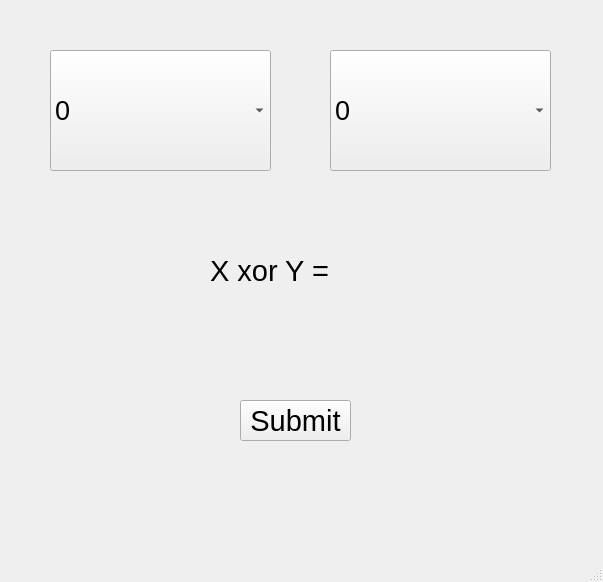
<?xml version="1.0" encoding="UTF-8"?>
<ui version="4.0">
 <class>MainWindow</class>
 <widget class="QMainWindow" name="MainWindow">
  <property name="geometry">
   <rect>
    <x>0</x>
    <y>0</y>
    <width>603</width>
    <height>582</height>
   </rect>
  </property>
  <property name="windowTitle">
   <string>MainWindow</string>
  </property>
  <widget class="QWidget" name="centralwidget">
   <widget class="QComboBox" name="comboBox_X">
    <property name="geometry">
     <rect>
      <x>50</x>
      <y>50</y>
      <width>221</width>
      <height>121</height>
     </rect>
    </property>
    <property name="font">
     <font>
      <pointsize>20</pointsize>
     </font>
    </property>
    <item>
     <property name="text">
      <string>0</string>
     </property>
    </item>
    <item>
     <property name="text">
      <string>1</string>
     </property>
    </item>
   </widget>
   <widget class="QComboBox" name="comboBox_Y">
    <property name="geometry">
     <rect>
      <x>330</x>
      <y>50</y>
      <width>221</width>
      <height>121</height>
     </rect>
    </property>
    <property name="font">
     <font>
      <pointsize>20</pointsize>
     </font>
    </property>
    <item>
     <property name="text">
      <string>0</string>
     </property>
    </item>
    <item>
     <property name="text">
      <string>1</string>
     </property>
    </item>
   </widget>
   <widget class="QPushButton" name="pushButton">
    <property name="geometry">
     <rect>
      <x>240</x>
      <y>400</y>
      <width>111</width>
      <height>41</height>
     </rect>
    </property>
    <property name="font">
     <font>
      <pointsize>22</pointsize>
     </font>
    </property>
    <property name="text">
     <string>Submit</string>
    </property>
   </widget>
   <widget class="QLabel" name="label">
    <property name="geometry">
     <rect>
      <x>210</x>
      <y>240</y>
      <width>211</width>
      <height>61</height>
     </rect>
    </property>
    <property name="font">
     <font>
      <pointsize>22</pointsize>
     </font>
    </property>
    <property name="text">
     <string>X xor Y =</string>
    </property>
   </widget>
  </widget>
  <widget class="QMenuBar" name="menubar">
   <property name="geometry">
    <rect>
     <x>0</x>
     <y>0</y>
     <width>603</width>
     <height>21</height>
    </rect>
   </property>
  </widget>
  <widget class="QStatusBar" name="statusbar"/>
 </widget>
 <resources/>
 <connections/>
</ui>
